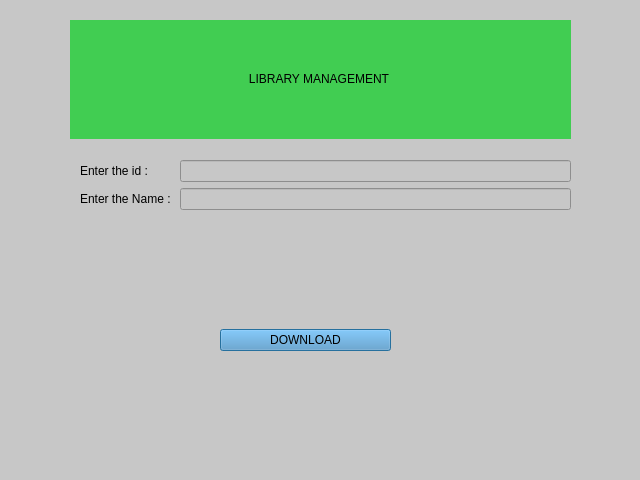
<?xml version="1.0" encoding="UTF-8"?>
<ui version="4.0">
 <class>StudDownload</class>
 <widget class="QDialog" name="StudDownload">
  <property name="geometry">
   <rect>
    <x>0</x>
    <y>0</y>
    <width>640</width>
    <height>480</height>
   </rect>
  </property>
  <property name="windowTitle">
   <string>Download</string>
  </property>
  <property name="styleSheet">
   <string notr="true">background-color: rgb(199, 199, 199);</string>
  </property>
  <widget class="QWidget" name="formLayoutWidget">
   <property name="geometry">
    <rect>
     <x>80</x>
     <y>160</y>
     <width>491</width>
     <height>92</height>
    </rect>
   </property>
   <layout class="QFormLayout" name="formLayout">
    <item row="0" column="0">
     <widget class="QLabel" name="label">
      <property name="styleSheet">
       <string notr="true">font: 12pt &quot;MS Shell Dlg 2&quot;;</string>
      </property>
      <property name="text">
       <string>Enter the id : </string>
      </property>
     </widget>
    </item>
    <item row="0" column="1">
     <widget class="QLineEdit" name="id_inp"/>
    </item>
    <item row="1" column="0">
     <widget class="QLabel" name="label_2">
      <property name="styleSheet">
       <string notr="true">font: 12pt &quot;MS Shell Dlg 2&quot;;</string>
      </property>
      <property name="text">
       <string>Enter the Name : </string>
      </property>
     </widget>
    </item>
    <item row="1" column="1">
     <widget class="QLineEdit" name="name_ip"/>
    </item>
   </layout>
  </widget>
  <widget class="QLabel" name="label_5">
   <property name="geometry">
    <rect>
     <x>70</x>
     <y>20</y>
     <width>501</width>
     <height>119</height>
    </rect>
   </property>
   <property name="styleSheet">
    <string notr="true">background-color: rgb(65, 205, 82);
font: 24pt &quot;Comic Sans MS&quot;;</string>
   </property>
   <property name="text">
    <string>&lt;html&gt;&lt;head/&gt;&lt;body&gt;&lt;p align=&quot;center&quot;&gt;        LIBRARY MANAGEMENT
&lt;/p&gt;&lt;/body&gt;&lt;/html&gt;</string>
   </property>
  </widget>
  <widget class="QWidget" name="gridLayoutWidget">
   <property name="geometry">
    <rect>
     <x>220</x>
     <y>260</y>
     <width>171</width>
     <height>161</height>
    </rect>
   </property>
   <layout class="QGridLayout" name="gridLayout">
    <item row="0" column="0">
     <widget class="QPushButton" name="Push">
      <property name="styleSheet">
       <string notr="true">background-color: rgb(0, 170, 0);
background-color: rgb(84, 150, 200);
font: 16pt &quot;MS Shell Dlg 2&quot;;</string>
      </property>
      <property name="text">
       <string>DOWNLOAD</string>
      </property>
     </widget>
    </item>
   </layout>
  </widget>
 </widget>
 <resources/>
 <connections/>
</ui>
